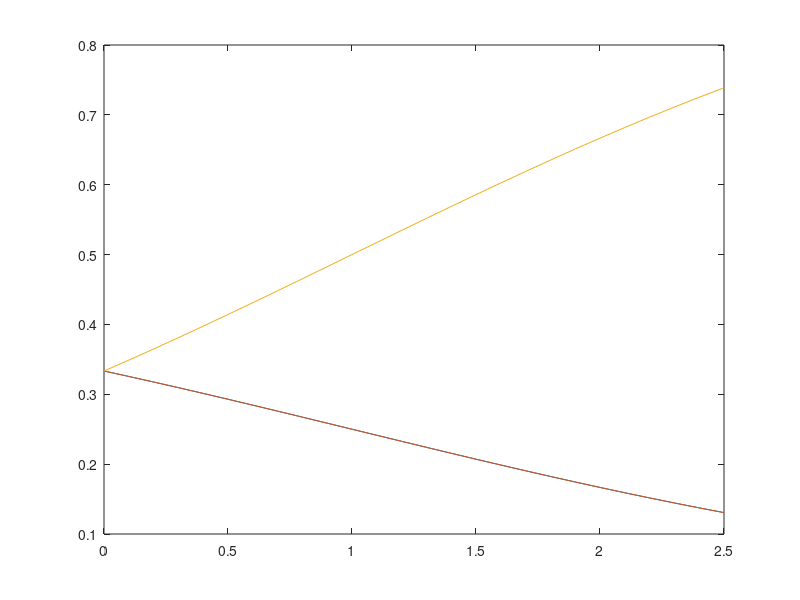

Write MATLAB code to recreate this figure. (Note: this script raises an error after producing the figure.)
%% Figure 3 from  Knies and Melo (2020)
% Calculates route choice probabilities for Figure 2 for varying kappa = 0 to 2.5
% Generates Figure 3
clear all
clc 

% Instantaneous edge costs
a1 = 1.9;
a2 = 2;
a3 = 0.1;
a4 = 0.1;

% Parameter of interest: Kappa, the choice aversion parameter
kap = 0:0.1:2.5;
theta = 1; % unused in our model, but just an edge cost scale parameter
% used more in other PSL models

% Route utilities (minimizing costs = maximizing negative costs)
u1 = -theta*(a1+a3);
u2 = -theta*(a1+a4);
u3 = -theta*(a2);

% Choice set size for each route
% Note Aji =\= the notation in the paper. 
% For simplicity of code, here Aji = product of choice set cardinality at
% each node along route i in the network. 
Aj1=2*2*1;
Aj2=2*2*1;
Aj3=2*1*1;


% Route probabilities
P1 = exp(u1)./(((Aj1./Aj1).^kap).*exp(u1)+((Aj1./Aj2).^kap).*exp(u2)+((Aj1./Aj3).^kap).*exp(u3));
P2 = exp(u2)./(((Aj2./Aj1).^kap).*exp(u1)+((Aj2./Aj2).^kap).*exp(u2)+((Aj2./Aj3).^kap).*exp(u3));
P3 = exp(u3)./(((Aj3./Aj1).^kap).*exp(u1)+((Aj3./Aj2).^kap).*exp(u2)+((Aj3./Aj3).^kap).*exp(u3));
P = P1+P2+P3;

%Figure for varying kappa
figure
r = plot(kap,P1,kap,P2,kap,P3);
r(1).LineWidth = 2;
r(2).LineWidth = 2;
r(2).LineStyle = ":";
r(3).LineWidth = 2;
legend({'Route 1','Route 2','Route 3'},'Location','northwest')
xlabel('\kappa')
ylabel('Path Choice Probability')